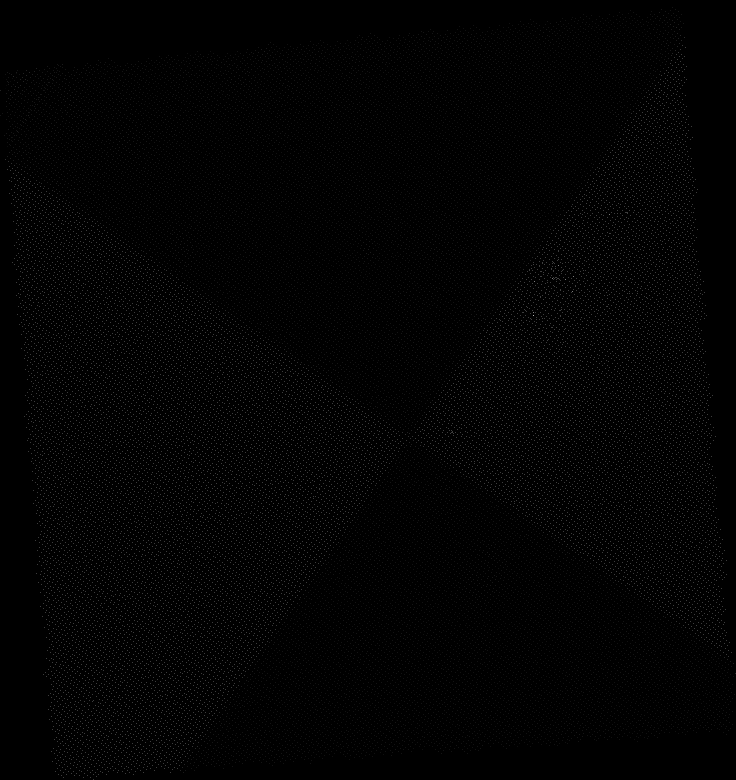
#> input picture B_MU_pic.png, 1471 x 1560 px (shown at 1/2 size)
$ python 'cornner detection.py'
#> lines starting #> are read from the running program, lines starting #| are printed output that depends on the picture; after the words box and inside, x2 and y2 are one past the last pixel; in counts of white or black regions, pixels touching at a corner belong together; long printed decimals are rounded
#> further down, src is the input picture: shape (1560, 1471, 3); min 0, max 255, mean 2.4
from __future__ import print_function
import cv2 as cv
import numpy as np
import argparse
from PIL import Image
import matplotlib.pyplot as plt
import random as rng


source_window = 'Image'
maxTrackbar = 25
rng.seed(12345)


def goodFeaturesToTrack_Demo(val):
#> called with val = 10
    maxCorners = max(val, 1)
    # Parameters for Shi-Tomasi algorithm
    qualityLevel = 0.5


    circle = np.zeros(src_gray.shape, dtype="uint8")
    central_x, central_y = src_gray.shape
#> central_x = 1560; central_y = 1471
    mask_ = cv.circle(circle, (int(central_x/2), int(central_y/2)), int((central_x + central_y)/16), 255, -1)
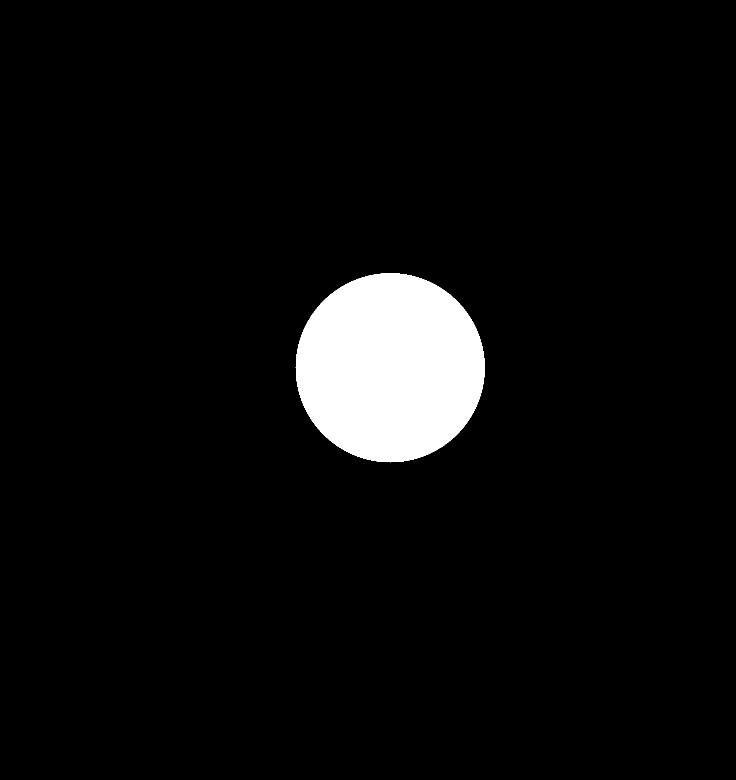
#> circle: shape (1560, 1471) (shown at 1/2 size); 4.9% white; 1 white region, box (x1, y1, x2, y2) and area: (591, 546, 970, 925) 112193
    blockSize = int((central_x + central_y) / 16)
#> blockSize = 189
    # cv.imshow("Circle", circle)
    # cv.waitKey(0)
    # cv.destroyAllWindows()

    # Copy the source image
    copy = np.copy(src)
    print(copy.shape, "照片大小")
#| (1560, 1471, 3) 照片大小
    # Apply corner detection
    corners = cv.goodFeaturesToTrack(src_gray, maxCorners, qualityLevel, minDistance=None, mask=mask_, blockSize=blockSize)
#> corners = [[656, 873], [650, 861], [656, 861], [859, 843], [859, 849], [859, 853], [859, 834], [859, 859], [859, 871], [843, 852]]
    # Draw corners detected
    print('** Number of corners detected:', corners.shape[0])
#| ** Number of corners detected: 10
    radius = 4
    for i in range(corners.shape[0]):
        cv.circle(copy, (corners[i,0,0], corners[i,0,1]), radius, (rng.randint(0,256), rng.randint(0,256), rng.randint(0,256)), cv.FILLED)
#> copy: shape (1560, 1471, 3); 0.02% of pixels changed, all inside (x1, y1, x2, y2) = (646, 830, 864, 878)
    # Show what you got
    cv.namedWindow(source_window)
    cv.imshow(source_window, copy)
    # Set the needed parameters to find the refined corners
    winSize = (3, 3)
    zeroZone = (-1, -1)
    criteria = (cv.TERM_CRITERIA_EPS + cv.TermCriteria_COUNT, 50, 0.01)
#> criteria = (3, 50, 0.01)
    # Calculate the refined corner locations
    corners = cv.cornerSubPix(src_gray, corners, winSize, zeroZone, criteria)
#> corners = [[656, 873], [647.1, 859.1], [656, 861], [859, 843], [859, 849], [859, 853], [860.9, 833.1], [859.9, 859], [859, 871], [843, 852]]
    # Write them down
    for i in range(corners.shape[0]):
        print(" -- Refined Corner [", i, "]  (", corners[i,0,0], ",", corners[i,0,1], ")")
#> this loop made 10 passes
#|  -- Refined Corner [ 0 ]  ( 656.0 , 873.0 )
#|  -- Refined Corner [ 1 ]  ( 647.0925 , 859.053 )
#|  -- Refined Corner [ 2 ]  ( 656.0 , 861.0 )
#|  -- Refined Corner [ 3 ]  ( 859.0 , 843.0 )
#|  -- Refined Corner [ 4 ]  ( 859.0 , 849.0 )
#|  -- Refined Corner [ 5 ]  ( 859.0 , 853.0 )
#|  -- Refined Corner [ 6 ]  ( 860.9132 , 833.0867 )
#|  -- Refined Corner [ 7 ]  ( 859.9111 , 859.0 )
#> (further printed lines are left out)
# Load source image and convert it to gray


parser = argparse.ArgumentParser(description='Code for Shi-Tomasi corner detector tutorial.')
parser.add_argument('--input', help='Path to input image.', default='B_MU_pic.png')
args = parser.parse_args()
src = cv.imread(cv.samples.findFile(args.input))

# plt.figure()
# plt.imshow(src, cmap='gray')
# plt.show()

if src is None:
    print('Could not open or find the image:', args.input)
    exit(0)
src_gray = cv.cvtColor(src, cv.COLOR_BGR2GRAY)
# Create a window and a trackbar
cv.namedWindow(source_window)
maxCorners = 10 # initial threshold
cv.createTrackbar('Threshold: ', source_window, maxCorners, maxTrackbar, goodFeaturesToTrack_Demo)
cv.imshow(source_window, src)
goodFeaturesToTrack_Demo(maxCorners)
cv.waitKey()

$ run again, with 111.png copied over B_MU_pic.png
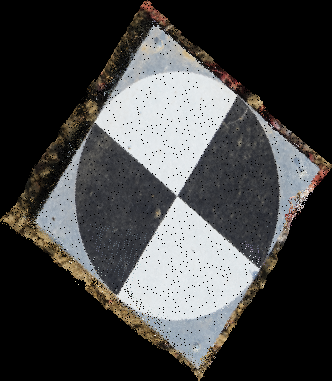
#> input picture 111.png, 332 x 381 px
#> src is the input picture: shape (381, 332, 3); mean B, G, R 66.8, 67.1, 67
#> in goodFeaturesToTrack_Demo, `mask_ = cv.circle(circle, (int(central_x/2), int(central_y/2)), int((c..`:
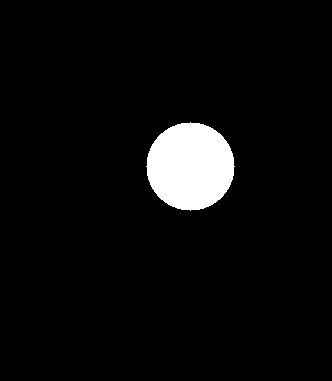
#> circle: shape (381, 332); 4.8% white; 1 white region, box (x1, y1, x2, y2) and area: (146, 122, 235, 211) 6077
#| (381, 332, 3) 照片大小
#> in goodFeaturesToTrack_Demo, `corners = cv.goodFeaturesToTrack(src_gray, maxCorners, qualityLevel, m..`: corners = [[173, 194], [176, 194], [173, 190], [178, 196], [179, 208], [179, 206], [180, 203], [172, 172], [172, 169], [172, 180]]
#| ** Number of corners detected: 10
#> after the loop in goodFeaturesToTrack_Demo, `for i in range(corners.shape[0]):`:
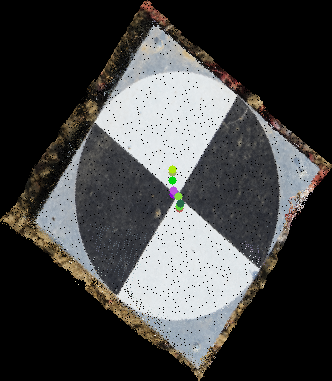
#> copy: shape (381, 332, 3); 0.26% of pixels changed, all inside (x1, y1, x2, y2) = (168, 165, 185, 213)
#> criteria = (3, 50, 0.01)
#> in goodFeaturesToTrack_Demo, `corners = cv.cornerSubPix(src_gray, corners, winSize, zeroZone, criter..`: corners = [[173, 194], [176.6, 195.8], [173.6, 192.8], [176.6, 195.8], [179, 208], [179, 206], [180, 203], [173.7, 174.7], [172, 169], [172, 180]]
#> the loop in goodFeaturesToTrack_Demo, `for i in range(corners.shape[0]):` made 10 passes
#|  -- Refined Corner [ 0 ]  ( 173.0 , 194.0 )
#|  -- Refined Corner [ 1 ]  ( 176.634 , 195.834 )
#|  -- Refined Corner [ 2 ]  ( 173.6004 , 192.826 )
#|  -- Refined Corner [ 3 ]  ( 176.632 , 195.8313 )
#|  -- Refined Corner [ 4 ]  ( 179.0 , 208.0 )
#> (further printed lines are left out)
